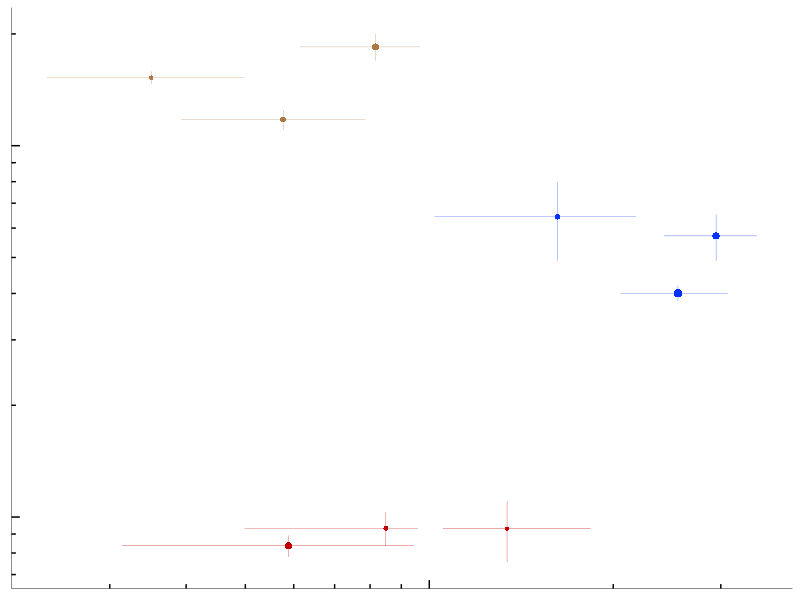
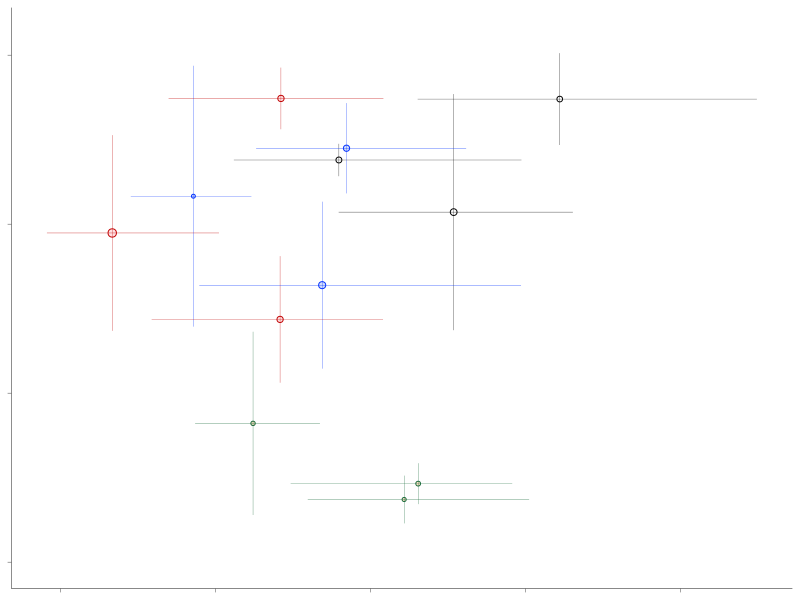

Write R code to recreate these figures, in order.
## Combines count and Cnet data in one plot (day 14)
library("dplyr")
library(ggplot2)
library(scales)

summarize_cnet <- function(cnet, cnet_info){
  # summarize cnet
  cnet$microplate <- NA
  cnet$ring <- NA
  cnet$treatment <- NA
  cnet$strain <- NA
  for (s in unique(cnet_info$sample_name)){
    m <- cnet_info$microplate[cnet_info$sample_name==s]
    r <- cnet_info$ring[cnet_info$sample_name==s]
    t <- cnet_info$treatment[cnet_info$sample_name==s]
    st <- cnet_info$strain[cnet_info$sample_name==s]
    
    cnet$microplate[cnet$sample_name==s] <- m
    cnet$ring[cnet$sample_name==s] <- r
    cnet$treatment[cnet$sample_name==s] <- t
    cnet$strain[cnet$sample_name==s] <- st
  }
  
  cnet_summ <- cnet %>%
    group_by(treatment, microplate, ring) %>%
    summarize(cnet_q25 = quantile(Cnet, probs = 0.25),
              cnet_q50 = quantile(Cnet, probs = 0.5),
              cnet_q75 = quantile(Cnet, probs = 0.75),
              cnet_n = n()
              # cnet_mean = mean(Cnet),
              # cnet_sd = sd(Cnet),
              # replaced because we look for total incorp rate
    )
  return(list('df' = cnet, 'df_summ' = cnet_summ))
}


merge_count_cnet <- function(count_bact_stat, cnet_stat){
  count_bact_stat$Ring[count_bact_stat$Ring==1] <- 'inner'
  count_bact_stat$Ring[count_bact_stat$Ring==2] <- 'outer'
  df <- cnet_stat
  colnames(df) <- c("treatment", "microplate", "ring", "cnet_q25", "cnet_q50", 
                    "cnet_q75", "n_cnet")
  df$count_mean <- NA
  df$count_sd <- NA
  
  for (row in 1:nrow(df)){
    t <- df$treatment[row]
    r <- df$ring[row]
    m <- df$microplate[row]
    df[row, 'count_mean'] <- 
      count_bact_stat$mean[count_bact_stat$Treatment==t 
                           & count_bact_stat$Ring==r
                           & count_bact_stat$Microplate==m]
    df[row, 'count_sd'] <- 
      count_bact_stat$sd[count_bact_stat$Treatment==t 
                         & count_bact_stat$Ring==r
                         & count_bact_stat$Microplate==m]
  }
  
  df <- df[(df$treatment!='none' | df$ring!='inner'),]
  
  return(df)
}

# import and clean data
count_bact <- read.csv("data/flow2_day14_bact.csv")
count_pt <- read.csv("data/flow2_day14_pt.csv")
cnet <- read.csv("data/SIP_cnet_v2.csv")
cnet <- cnet[cnet$Cnet>0,]
cnet_info <- read.csv("data/SIP_sample_info.csv")

# summarize cnet
cnet_stat <- summarize_cnet(cnet, cnet_info)$df_summ

# get statistics from count data
count_bact_stat <- count_bact %>%
  group_by(Treatment, Microplate, Ring) %>%
  summarize(mean = mean(Abundance), 
            sd = sd(Abundance))

# merge count and cnet in to df
merged_stat <- merge_count_cnet(count_bact_stat, cnet_stat)


# plot inner ring
setEPS()
# postscript("figures/fig5a_lagend.eps", width = 6, height = 6)
postscript("figures/fig5a_v2.eps", width = 1.6, height = 1.6)

ggplot(merged_stat[merged_stat$ring=='inner',], aes(x=cnet_q50, y=count_mean, colour=treatment)) + 
  geom_point(aes(size=n_cnet, fill=treatment, shape=ring), stroke=0.5) + 
  geom_errorbar(aes(ymax = count_mean+count_sd, ymin = count_mean-count_sd), width=0, linewidth=0.1) + 
  geom_errorbarh(aes(xmax = cnet_q75, xmin = cnet_q25), height=0, linewidth=0.1) + 
  # scale_x_log10(breaks = trans_breaks("log10", function(x) 10^x),
  #               labels = trans_format("log10", math_format(10^.x))) +
  scale_x_continuous(trans='log10', breaks=c(0.1)) +
  scale_y_continuous(trans='log10', breaks=c(10^6, 10^7)) +
  annotation_logticks(short = unit(0.1, "cm"),
                      mid = unit(0.1, "cm"),
                      long = unit(0.2, "cm"),
                      size = 0.1) +
  scale_size(range = c(1, 2.5)) +
  scale_color_manual(values=c("#C00000", "#0432FF", "#AB7942", "#000000")) +
  scale_fill_manual(values=c("#FFDFE1", "#D2DCFB", "#F8DFC4", "#ffffff")) +
    # Alcani, Devosi, Marino, none
  scale_shape_manual(values = c(16,21)) +  # Inner, outer
  theme(strip.background = element_rect(fill=NA),
        panel.background = element_rect(fill = "transparent", color = NA),
        panel.grid.major = element_blank(),
        # panel.grid.minor = element_line(colour = "grey80", linewidth=0.2),
        plot.background = element_rect(fill = "transparent", color = NA),
        panel.border = element_blank(),
        legend.position = "none",
        axis.title.x = element_blank(),
        axis.title.y = element_blank(),
        axis.text.x = element_blank(),
        axis.text.y = element_blank(),
        axis.line = element_line(size = 0.15),
        axis.ticks = element_blank()
        )

dev.off()


# plot outer ring
merged_stat_outer <- merged_stat[merged_stat$ring=='outer',]

setEPS()
postscript("figures/figS_outer_Cnet_count.eps", width = 1.6, height = 1.6)

ggplot(merged_stat_outer, aes(x=cnet_q50, y=count_mean, shape=ring, colour=treatment)) + 
  geom_point(aes(size=n_cnet, fill=treatment, shape=ring), stroke=0.5) + 
  geom_errorbar(aes(ymax = count_mean+count_sd, ymin = count_mean-count_sd), width=0, linewidth=0.1) +
  geom_errorbarh(aes(xmax = cnet_q75, xmin = cnet_q25), height=0, linewidth=0.1) +
  scale_y_continuous(limits = c(0, 12.5e6), breaks=seq(0, 12e6, 4e6)) +
  # scale_x_continuous(limits = c(0.015, 0.05), breaks=seq(0.02, 0.05, 0.01)) +
  scale_size(range = c(1, 2.5)) +
  scale_color_manual(values=c("#C00000", "#0432FF", "#1a6b3b", "#000000")) +
  scale_fill_manual(values=c("#FFDFE1", "#D2DCFB", "#F8DFC4", "#ffffff")) +
  # scale_fill_manual(values=c("#FFDFE1", "#D2DCFB", "#F8DFC4", "#D1D3D4")) +
    # Alcani, Devosi, Marino, none
  scale_shape_manual(values = c(21)) +  # Inner, outer
  theme(strip.background = element_rect(fill=NA),
        panel.background = element_rect(fill = "transparent", color = NA),
        # panel.grid.major = element_blank(),
        # panel.grid.minor = element_line(colour = "grey80", linewidth=0.2),
        plot.background = element_rect(fill = "transparent", color = NA),
        panel.border = element_blank(),
        legend.position = "none",
        axis.title.x = element_blank(),
        axis.title.y = element_blank(),
        axis.text.x = element_blank(),
        axis.text.y = element_blank(),
        axis.line = element_line(size = 0.15),
        axis.ticks = element_line(size = 0.15)
  )

dev.off()